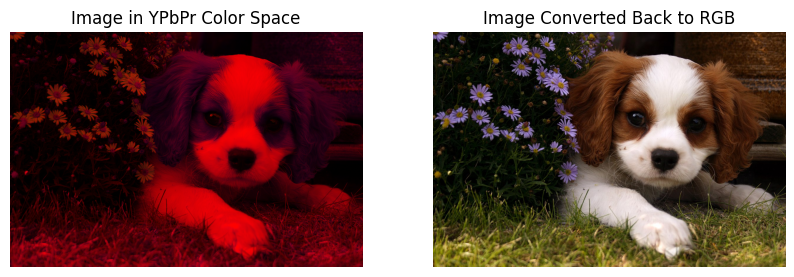
#> input picture Ybpr.png, 794 x 277 px, found by its file name
$ jupyter execute changingShapes.ipynb
#> lines starting #> are read from the running program, lines starting #| are printed output that depends on the picture
[cell 1]
# Import required packages
from google.colab import files
import cv2
import matplotlib.pyplot as plt

# Upload the image
uploaded = files.upload()
#> the answer given: Ybpr.png

# Get the filename of the uploaded image
filename = next(iter(uploaded))

# Read the image
image = cv2.imread(filename)
#> image is the input picture: shape (277, 794, 3); mean B, G, R 81.6, 86.2, 116.7

# ==========================
# SECTION: Erosion Operations
# ==========================

# Define erosion sizes and types
s1, s2, s3 = 0, 10, 10
t1, t2, t3 = cv2.MORPH_RECT, cv2.MORPH_CROSS, cv2.MORPH_ELLIPSE

# Create erosion templates
tmp1 = cv2.getStructuringElement(t1, (2 * s1 + 1, 2 * s1 + 1), (s1, s1))
tmp2 = cv2.getStructuringElement(t2, (2 * s2 + 1, 2 * s2 + 1), (s2, s2))
tmp3 = cv2.getStructuringElement(t3, (2 * s3 + 1, 2 * s3 + 1), (s3, s3))

# Apply erosion to the image
final_erosion1 = cv2.erode(image, tmp1)
final_erosion2 = cv2.erode(image, tmp2)
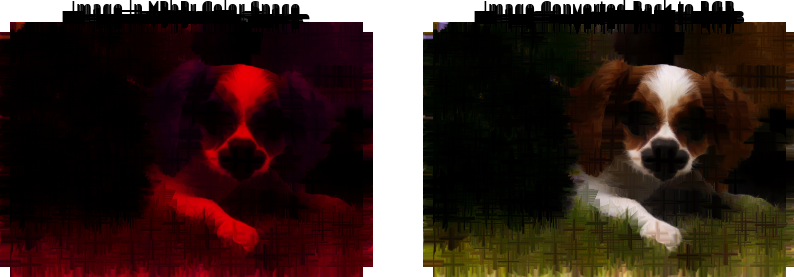
#> final_erosion2: shape (277, 794, 3); mean B, G, R 34.7, 40.1, 57.4
final_erosion3 = cv2.erode(image, tmp3)
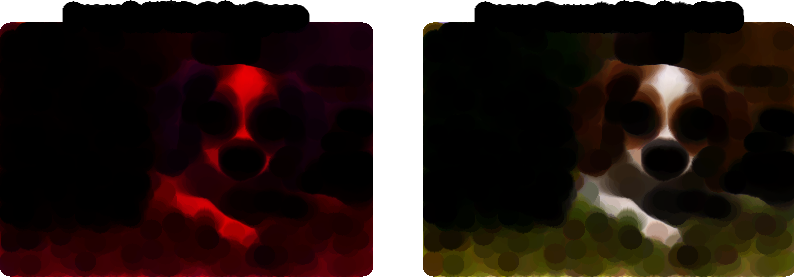
#> final_erosion3: shape (277, 794, 3); mean B, G, R 29.2, 33.7, 46.9

# Convert images from BGR to RGB for display
final_erosion1_rgb = cv2.cvtColor(final_erosion1, cv2.COLOR_BGR2RGB)
final_erosion2_rgb = cv2.cvtColor(final_erosion2, cv2.COLOR_BGR2RGB)
final_erosion3_rgb = cv2.cvtColor(final_erosion3, cv2.COLOR_BGR2RGB)

# Display the eroded images
plt.figure(figsize=(12, 8))
plt.subplot(2, 3, 1)
plt.imshow(final_erosion1_rgb)
plt.title("Erosion - RECT")
plt.axis('off')

plt.subplot(2, 3, 2)
plt.imshow(final_erosion2_rgb)
plt.title("Erosion - CROSS")
plt.axis('off')

plt.subplot(2, 3, 3)
plt.imshow(final_erosion3_rgb)
plt.title("Erosion - ELLIPSE")
plt.axis('off')

# ==========================
# SECTION: Dilation Operations
# ==========================

# Define dilation sizes and types
d1, d2, d3 = 0, 10, 20
t1, t2, t3 = cv2.MORPH_RECT, cv2.MORPH_CROSS, cv2.MORPH_ELLIPSE

# Create dilation templates
tmp1 = cv2.getStructuringElement(t1, (2 * d1 + 1, 2 * d1 + 1), (d1, d1))
tmp2 = cv2.getStructuringElement(t2, (2 * d2 + 1, 2 * d2 + 1), (d2, d2))
tmp3 = cv2.getStructuringElement(t3, (2 * d3 + 1, 2 * d3 + 1), (d3, d3))

# Apply dilation to the image
final_dilation1 = cv2.dilate(image, tmp1)
final_dilation2 = cv2.dilate(image, tmp2)
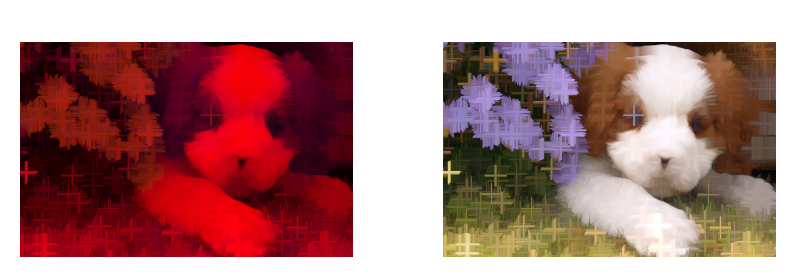
#> final_dilation2: shape (277, 794, 3); mean B, G, R 128.5, 128.9, 173.7
final_dilation3 = cv2.dilate(image, tmp3)
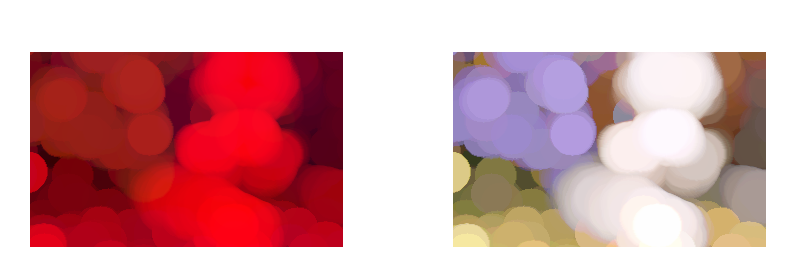
#> final_dilation3: shape (277, 794, 3); mean B, G, R 166.9, 162.4, 213.2

# Convert images from BGR to RGB for display
final_dilation1_rgb = cv2.cvtColor(final_dilation1, cv2.COLOR_BGR2RGB)
final_dilation2_rgb = cv2.cvtColor(final_dilation2, cv2.COLOR_BGR2RGB)
final_dilation3_rgb = cv2.cvtColor(final_dilation3, cv2.COLOR_BGR2RGB)

# Display the dilated images
plt.subplot(2, 3, 4)
plt.imshow(final_dilation1_rgb)
plt.title("Dilation - RECT")
plt.axis('off')

plt.subplot(2, 3, 5)
plt.imshow(final_dilation2_rgb)
plt.title("Dilation - CROSS")
plt.axis('off')

plt.subplot(2, 3, 6)
plt.imshow(final_dilation3_rgb)
plt.title("Dilation - ELLIPSE")
plt.axis('off')

plt.tight_layout()
plt.show()
